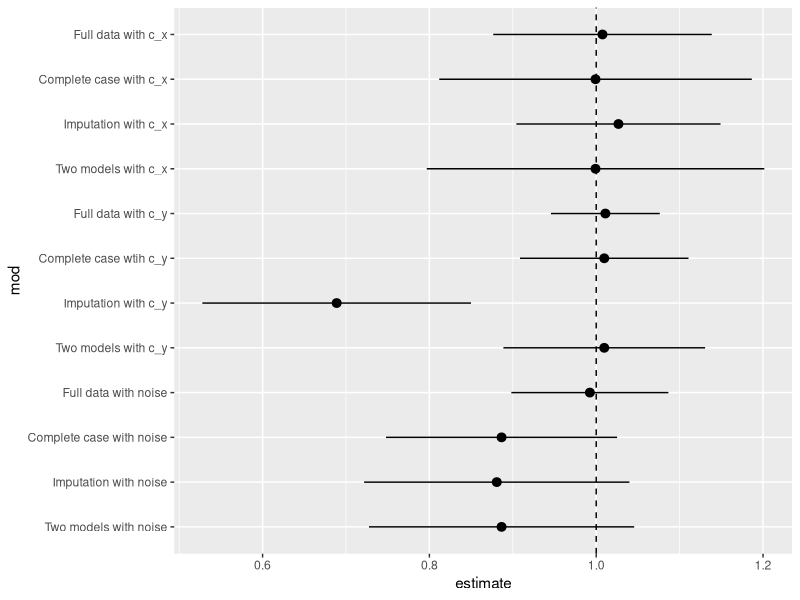
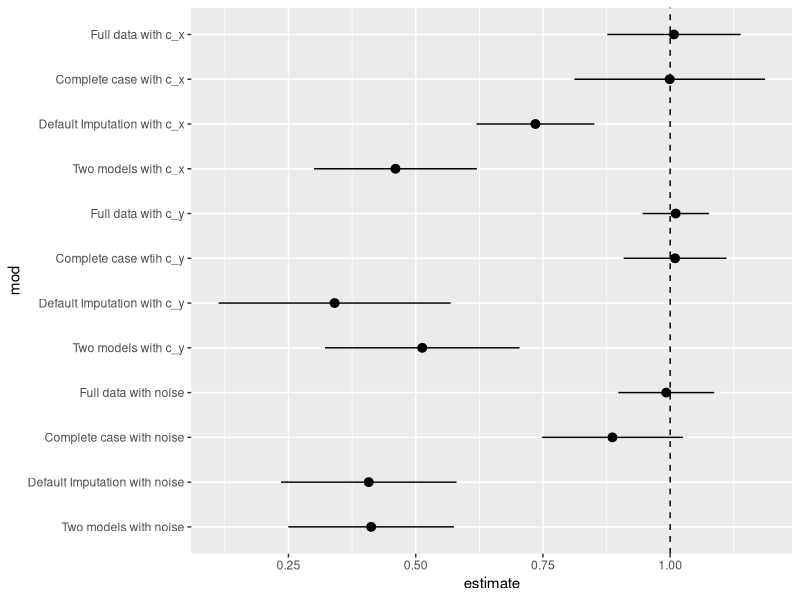

Write the R code that produced these figures, in order.
## ---- chunk 1
#| message: false
#| warning: false
library(tidyverse)
library(broom)
library(mice)

n <- 1000

set.seed(928)

data <- tibble(
  c_x = rnorm(n, sd = 0.71),
  x = c_x + rnorm(n, sd = 0.71),
  c_y = rnorm(n),
  y = x + c_y + rnorm(n),
  noise = rnorm(n),
  x_miss = rbinom(n, 1, 1 / (1 + exp(-(c_x + c_y)))),
  x_obs = ifelse(
    x_miss,
    NA,
    x
  )
)

## ---- chunk 2
mod_full_c_x <- lm(y ~ x + c_x, data = data) |>
  tidy(conf.int = TRUE) |>
  filter(term == "x") |>
  select(estimate, conf.low, conf.high)

mod_full_c_x
## ---- chunk 3
data_cc <- na.omit(data)
mod_cc_c_x <- lm(y ~ x + c_x, data = data_cc) |>
  tidy(conf.int = TRUE) |>
  filter(term == "x") |>
  select(estimate, conf.low, conf.high)

mod_cc_c_x
## ---- chunk 4
imp_data_c_x <- mice(
  data, 
  m = 5, 
  method = "norm.predict",
  formulas = list(x_obs ~ c_x),
  print = FALSE)
## ---- chunk 5
mod_imp_c_x <- with(imp_data_c_x, lm(y ~ x_obs)) |>
  pool() |>
  tidy(conf.int = TRUE) |>
  filter(term == "x_obs") |>
  select(estimate, conf.low, conf.high)

mod_imp_c_x
## ---- chunk 6
mod_double_c_x <- with(imp_data_c_x, lm(y ~ x_obs + c_x)) |>
  pool() |>
  tidy(conf.int = TRUE) |>
  filter(term == "x_obs") |>
  select(estimate, conf.low, conf.high)

mod_double_c_x
## ---- chunk 7
mod_full_c_y <- lm(y ~ x + c_y, data = data) |>
  tidy(conf.int = TRUE) |>
  filter(term == "x") |>
  select(estimate, conf.low, conf.high)

mod_full_c_y
## ---- chunk 8
mod_cc_c_y <- lm(y ~ x + c_y, data = data_cc) |>
  tidy(conf.int = TRUE) |>
  filter(term == "x") |>
  select(estimate, conf.low, conf.high)

mod_cc_c_y
## ---- chunk 9
imp_data_c_y <- mice(
  data, 
  m = 5, 
  method = "norm.predict",
  formulas = list(x_obs ~ c_y),
  print = FALSE)
## ---- chunk 10
mod_imp_c_y <- with(imp_data_c_y,lm(y ~ x_obs)) |>
  pool() |>
  tidy(conf.int = TRUE) |>
  filter(term == "x_obs") |>
  select(estimate, conf.low, conf.high)

mod_imp_c_y
## ---- chunk 11
mod_double_c_y <-  with(imp_data_c_y, lm(y ~ x_obs + c_y)) |>
  pool() |>
  tidy(conf.int = TRUE) |>
  filter(term == "x_obs") |>
  select(estimate, conf.low, conf.high)

mod_double_c_y
## ---- chunk 12
mod_full_noise <- lm(y ~ x + noise, data = data) |>
  tidy(conf.int = TRUE) |>
  filter(term == "x") |>
  select(estimate, conf.low, conf.high)

mod_full_noise
## ---- chunk 13
mod_cc_noise <- lm(y ~ x + noise, data = data_cc) |>
  tidy(conf.int = TRUE) |>
  filter(term == "x") |>
  select(estimate, conf.low, conf.high)

mod_cc_noise
## ---- chunk 14
imp_data_noise <- mice(
  data, 
  m = 5, 
  method = "norm.predict",
  formulas = list(x_obs ~ noise),
  print = FALSE) 
## ---- chunk 15
mod_imp_noise <-  with(imp_data_noise, lm(y ~ x_obs)) |>
  pool() |>
  tidy(conf.int = TRUE) |>
  filter(term == "x_obs") |>
  select(estimate, conf.low, conf.high)

mod_imp_noise
## ---- chunk 16
mod_double_noise <-  with(imp_data_noise,lm(y ~ x_obs + noise)) |>
  pool() |>
  tidy(conf.int = TRUE) |>
  filter(term == "x_obs") |>
  select(estimate, conf.low, conf.high)

mod_double_noise
## ---- chunk 17
bind_rows(
  mod_full_c_x,
  mod_full_c_y,
  mod_full_noise,
  mod_cc_c_x,
  mod_cc_c_y,
  mod_cc_noise,
  mod_imp_c_x,
  mod_imp_c_y,
  mod_imp_noise,
  mod_double_c_x,
  mod_double_c_y,
  mod_double_noise
) |>
  mutate(
    mod = factor(c("Full data with c_x", 
                   "Full data with c_y", 
                   "Full data with noise",
                   "Complete case with c_x",
                   "Complete case wtih c_y",
                   "Complete case with noise",
                   "Imputation with c_x",
                   "Imputation with c_y",
                   "Imputation with noise",
                   "Two models with c_x",
                   "Two models with c_y",
                   "Two models with noise" ),
                 levels = c("Full data with c_x", 
                            "Complete case with c_x",
                            "Imputation with c_x",
                            "Two models with c_x",
                            "Full data with c_y", 
                            "Complete case wtih c_y",
                            "Imputation with c_y",
                            "Two models with c_y",
                            "Full data with noise",
                            "Complete case with noise",
                            "Imputation with noise",
                            "Two models with noise" )),
    mod = fct_rev(mod),
  ) -> to_plot

ggplot(to_plot, aes(x = estimate, xmin = conf.low, xmax = conf.high, y = mod)) +
  geom_pointrange() + 
  geom_vline(xintercept = 1, lty = 2)
## ---- chunk 18
imp_default_c_x <- mice(
  data, 
  m = 5, 
  formulas = list(x_obs ~ c_x),
  print = FALSE)
## ---- chunk 19
mod_imp_c_x <- with(imp_default_c_x, lm(y ~ x_obs)) |>
  pool() |>
  tidy(conf.int = TRUE) |>
  filter(term == "x_obs") |>
  select(estimate, conf.low, conf.high)

mod_imp_c_x
## ---- chunk 20
mod_double_c_x <-  with(imp_default_c_x, lm(y ~ x_obs + c_x)) |>
  pool() |>
  tidy(conf.int = TRUE) |>
  filter(term == "x_obs") |>
  select(estimate, conf.low, conf.high)

mod_double_c_x
## ---- chunk 21
imp_default_c_y <- mice(
  data, 
  m = 5, 
  formulas = list(x_obs ~ c_y),
  print = FALSE)
## ---- chunk 22
mod_imp_c_y <- with(imp_default_c_y, lm(y ~ x_obs)) |>
  pool() |>
  tidy(conf.int = TRUE) |>
  filter(term == "x_obs") |>
  select(estimate, conf.low, conf.high)

mod_imp_c_y
## ---- chunk 23
mod_double_c_y <-  with(imp_default_c_y, lm(y ~ x_obs + c_y)) |>
  pool() |>
  tidy(conf.int = TRUE) |>
  filter(term == "x_obs") |>
  select(estimate, conf.low, conf.high)

mod_double_c_y
## ---- chunk 24
imp_default_noise <- mice(
  data, 
  m = 5, 
  formulas = list(x_obs ~ noise),
  print = FALSE) 
## ---- chunk 25
mod_imp_noise <-  with(imp_default_noise, lm(y ~ x_obs)) |>
  pool() |>
  tidy(conf.int = TRUE) |>
  filter(term == "x_obs") |>
  select(estimate, conf.low, conf.high)

mod_imp_noise
## ---- chunk 26
mod_double_noise <-  with(imp_default_noise,lm(y ~ x_obs + noise)) |>
  pool() |>
  tidy(conf.int = TRUE) |>
  filter(term == "x_obs") |>
  select(estimate, conf.low, conf.high)

mod_double_noise
## ---- chunk 27
bind_rows(
  mod_full_c_x,
  mod_full_c_y,
  mod_full_noise,
  mod_cc_c_x,
  mod_cc_c_y,
  mod_cc_noise,
  mod_imp_c_x,
  mod_imp_c_y,
  mod_imp_noise,
  mod_double_c_x,
  mod_double_c_y,
  mod_double_noise
) |>
  mutate(
    mod = factor(c("Full data with c_x", 
                   "Full data with c_y", 
                   "Full data with noise",
                   "Complete case with c_x",
                   "Complete case wtih c_y",
                   "Complete case with noise",
                   "Default Imputation with c_x",
                   "Default Imputation with c_y",
                   "Default Imputation with noise",
                   "Two models with c_x",
                   "Two models with c_y",
                   "Two models with noise" ),
                 levels = c("Full data with c_x", 
                            "Complete case with c_x",
                            "Default Imputation with c_x",
                            "Two models with c_x",
                            "Full data with c_y", 
                            "Complete case wtih c_y",
                            "Default Imputation with c_y",
                            "Two models with c_y",
                            "Full data with noise",
                            "Complete case with noise",
                            "Default Imputation with noise",
                            "Two models with noise" )),
    mod = fct_rev(mod),
  ) -> to_plot

ggplot(to_plot, aes(x = estimate, xmin = conf.low, xmax = conf.high, y = mod)) +
  geom_pointrange() + 
  geom_vline(xintercept = 1, lty = 2)
